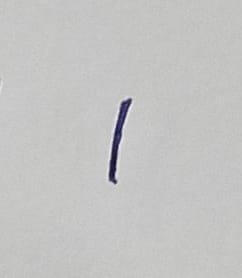
#> input picture Dataset/ا/WhatsApp Image 2025-10-16 at 06.46.18.jpeg, 242 x 278 px; its folder holds only this picture in this run
$ jupyter execute b.ipynb
#> lines starting #> are read from the running program, lines starting #| are printed output that depends on the picture; after the words box and inside, x2 and y2 are one past the last pixel; in counts of white or black regions, pixels touching at a corner belong together
#### Renaming Images in Dataset e.g.,1.ا.jpeg

[cell 1]
import os
import uuid

base_folder = "../Dataset"

for folder_name in os.listdir(base_folder):
    folder_path = os.path.join(base_folder, folder_name)

    if not os.path.isdir(folder_path):
        continue

    # Step 1: List all files (skip hidden files) and sort
    files = sorted([f for f in os.listdir(folder_path) if not f.startswith('.')])

    temp_mapping = []
    # Step 2: Rename to temporary unique names first
    for file in files:
        old_path = os.path.join(folder_path, file)
        orig_ext = os.path.splitext(file)[1]  # get original extension (.jpg, .png, etc.)
        temp_name = f"temp_{uuid.uuid4().hex}{orig_ext}"  # keep original extension
        temp_path = os.path.join(folder_path, temp_name)
        os.rename(old_path, temp_path)
        temp_mapping.append((temp_name, orig_ext))

    # Step 3: Rename temporary files to final safe names
    for i, (temp_file, ext) in enumerate(temp_mapping, start=1):
        final_name = f"{i}.{folder_name}{ext}"
        temp_path = os.path.join(folder_path, temp_file)
        final_path = os.path.join(folder_path, final_name)
        os.rename(temp_path, final_path)

    print(f"✅ Safely renamed all files in: {folder_name}")
#> pass 2 of the loop `for folder_name in os.listdir(base_folder):`:

#### Import Libraries

[cell 2]
import os
import cv2
import numpy as np
import pandas as pd
from skimage.feature import hog
from sklearn.model_selection import train_test_split, GridSearchCV
from sklearn.preprocessing import LabelEncoder, StandardScaler
from sklearn.svm import SVC
from sklearn.neural_network import MLPClassifier
from sklearn.metrics import accuracy_score, classification_report, confusion_matrix
import matplotlib.pyplot as plt
import seaborn as sns
import joblib
from tqdm import tqdm
import warnings
warnings.filterwarnings('ignore')
print("✅ All libraries imported successfully!")

#### Configuration and Path Setup

[cell 3]
BASE_PATH = "../"
DATASET_PATH = os.path.join(BASE_PATH, "Dataset")
PREPROCESSED_PATH = os.path.join(BASE_PATH, "Preprocessed")
AUGMENTED_PATH = os.path.join(BASE_PATH, "Augmented_Dataset")
MODELS_PATH = os.path.join(BASE_PATH, "models")

print("📁 Project Structure:")
print(f"Dataset Path: {DATASET_PATH}")
print(f"Preprocessed Path: {PREPROCESSED_PATH}")
print(f"Augmented Path: {AUGMENTED_PATH}")
print(f"Models Path: {MODELS_PATH}")

#### Image Preprocessing Function

[cell 4]
def preprocess_image(img, save_path=None):
    """
    Preprocess image: resize, threshold, and save if path provided
    """
    # Resize to 128x128
    img_resized = cv2.resize(img, (128, 128))

    # Apply binary threshold with Otsu
    _, img_binary = cv2.threshold(img_resized, 0, 255, cv2.THRESH_BINARY_INV + cv2.THRESH_OTSU)

    # Save if path provided
    if save_path:
        cv2.imwrite(save_path, img_binary)

    return img_binary

#### Data Augmentation Function (5 copies per image)

[cell 5]
def augment_image(img, augment_count=5):
    """
    Create 5 augmented copies of the image
    """
    augmented_images = []
    rows, cols = img.shape

    # Define augmentation techniques
    augmentations = []

    # Original image (first copy)
    augmented_images.append(img)

    # Rotations (2 copies)
    for angle in [-10, 10]:
        M = cv2.getRotationMatrix2D((cols/2, rows/2), angle, 1)
        rotated = cv2.warpAffine(img, M, (cols, rows), borderMode=cv2.BORDER_CONSTANT, borderValue=0)
        augmented_images.append(rotated)

    # Translations (2 copies)
    for dx, dy in [(-3, -3), (3, 3)]:
        M = np.float32([[1, 0, dx], [0, 1, dy]])
        translated = cv2.warpAffine(img, M, (cols, rows), borderMode=cv2.BORDER_CONSTANT, borderValue=0)
        augmented_images.append(translated)

    # If we need more augmentations, add scaling
    if len(augmented_images) < augment_count:
        # Scaling
        scale_factor = 0.9
        scaled = cv2.resize(img, None, fx=scale_factor, fy=scale_factor)
        # Pad to original size
        pad_x = (cols - scaled.shape[1]) // 2
        pad_y = (rows - scaled.shape[0]) // 2
        scaled_padded = cv2.copyMakeBorder(scaled, pad_y, pad_y, pad_x, pad_x,
                                         cv2.BORDER_CONSTANT, value=0)
        augmented_images.append(scaled_padded)

    # Ensure we have exactly 5 copies
    return augmented_images[:augment_count]

#### Process All Images (Preprocessing + Augmentation)

[cell 6]
def process_all_images():
    """
    Process all images: preprocess + create 5 augmented copies
    Returns features and labels for training
    """
    data = []
    labels = []
    valid_extensions = ('.jpg', '.jpeg', '.png', '.bmp', '.tiff')

    print("🔄 Starting image processing and augmentation...")

    # Count total images for progress bar
    total_images = 0
    for folder in os.listdir(DATASET_PATH):
        folder_path = os.path.join(DATASET_PATH, folder)
        if os.path.isdir(folder_path):
            for img_name in os.listdir(folder_path):
                if img_name.lower().endswith(valid_extensions):
                    total_images += 1
#> pass 2 of the loop in process_all_images, `for folder in os.listdir(DATASET_PATH):`:

    print(f"📊 Total images found: {total_images}")

    # Process each image
    processed_count = 0
    for folder in os.listdir(DATASET_PATH):
        folder_path = os.path.join(DATASET_PATH, folder)
        if not os.path.isdir(folder_path):
            continue

        print(f"📁 Processing class: {folder}")

        # Create directories for preprocessed and augmented images
        preprocessed_class_path = os.path.join(PREPROCESSED_PATH, folder)
        augmented_class_path = os.path.join(AUGMENTED_PATH, folder)
        os.makedirs(preprocessed_class_path, exist_ok=True)
        os.makedirs(augmented_class_path, exist_ok=True)

        for img_name in os.listdir(folder_path):
            if not img_name.lower().endswith(valid_extensions):
                continue

            img_path = os.path.join(folder_path, img_name)
            img = cv2.imread(img_path, cv2.IMREAD_GRAYSCALE)
#> img: shape (278, 242); min 13, max 242, mean 195.7

            if img is None:
                print(f"❌ Skipped invalid image: {img_path}")
                continue

            # Preprocess image
            base_name = os.path.splitext(img_name)[0]
            preprocessed_path = os.path.join(preprocessed_class_path, f"{base_name}_preprocessed.jpg")
            preprocessed_img = preprocess_image(img, preprocessed_path)
#> in preprocess_image, `img_resized = cv2.resize(img, (128, 128))`:
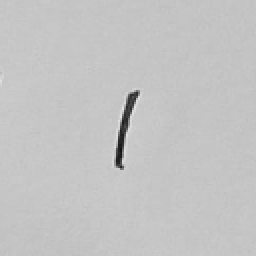
#> img_resized: shape (128, 128) (shown 2 times larger); min 17, max 230, mean 195.6
#> in preprocess_image, `_, img_binary = cv2.threshold(img_resized, 0, 255, cv2.THRESH_BINARY_I..`:
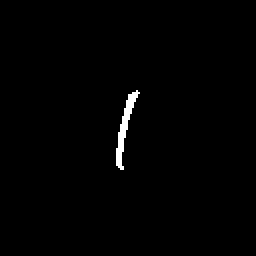
#> img_binary: shape (128, 128) (shown 2 times larger); 0.86% white; 1 white region, box (x1, y1, x2, y2) and area: (58, 45, 70, 85) 141

            # Create augmented images (5 copies)
            augmented_images = augment_image(preprocessed_img, 5)
#> after the loop in augment_image, `for angle in [-10, 10]:`: augmented_images = 3 items
#> the loop in augment_image, `for dx, dy in [(-3, -3), (3, 3)]:` made 2 passes
#> pass 1, in augment_image, `translated = cv2.warpAffine(img, M, (cols, rows), borderMode=cv2.BORDE..`:
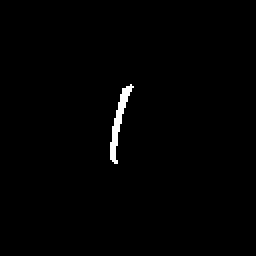
#> translated: shape (128, 128) (shown 2 times larger); 0.86% white; 1 white region, box (x1, y1, x2, y2) and area: (55, 42, 67, 82) 141
#> pass 2, in augment_image, `translated = cv2.warpAffine(img, M, (cols, rows), borderMode=cv2.BORDE..`:
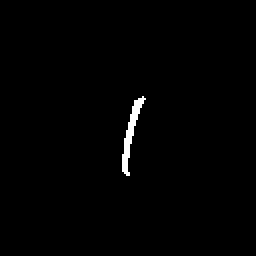
#> translated: shape (128, 128) (shown 2 times larger); 0.86% white; 1 white region, box (x1, y1, x2, y2) and area: (61, 48, 73, 88) 141
#> after the loop in augment_image, `for dx, dy in [(-3, -3), (3, 3)]:`: augmented_images = 5 items
#> augmented_images = 5 items

            # Process each augmented image
            for i, aug_img in enumerate(augmented_images):
                # Save augmented image
                aug_save_path = os.path.join(augmented_class_path, f"{base_name}_aug_{i+1}.jpg")
                cv2.imwrite(aug_save_path, aug_img)

                # Extract HOG features
                try:
                    features = hog(aug_img,
                                 orientations=12,
                                 pixels_per_cell=(8, 8),
                                 cells_per_block=(2, 2),
                                 block_norm='L2-Hys',
                                 feature_vector=True)
                    data.append(features)
                    labels.append(folder)
                except Exception as e:
                    print(f"❌ Error extracting features from {aug_save_path}: {e}")
                    continue
#> this loop made 5 passes
#> after the loop, data = 5 items; labels = ['ا', 'ا', 'ا', 'ا', 'ا']

            processed_count += 1
            if processed_count % 50 == 0:
                print(f"✅ Processed {processed_count}/{total_images} images")
#> pass 2 of the loop in process_all_images, `for folder in os.listdir(DATASET_PATH):`:
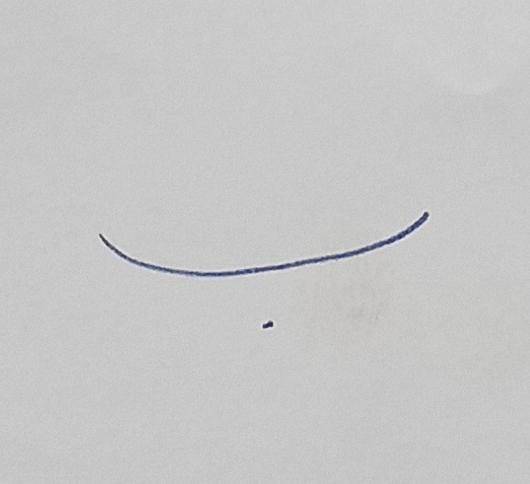
#> input picture Dataset/ب/11.ب.jpeg, 530 x 484 px
#> img: shape (484, 530)
#> in preprocess_image (call 2), `_, img_binary = cv2.threshold(img_resized, 0, 255, cv2.THRESH_BINARY_I..`:
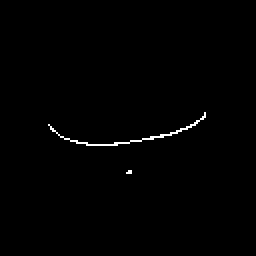
#> img_binary: shape (128, 128) (shown 2 times larger); 0.63% white in thin lines or dots, all inside (x1, y1, x2, y2) = (24, 56, 103, 87)
#> the loop in augment_image (call 2), `for angle in [-10, 10]:` made 2 passes
#> M on passes 1 to 2: [[0.985, -0.174, 12.09], [0.174, 0.985, -10.14]], [[0.985, 0.174, -10.14], [-0.174, 0.985, 12.09]]
#> after the loop in augment_image (call 2), `for angle in [-10, 10]:`: augmented_images = 3 items
#> the loop in augment_image (call 2), `for dx, dy in [(-3, -3), (3, 3)]:` made 2 passes
#> pass 2, in augment_image (call 2), `translated = cv2.warpAffine(img, M, (cols, rows), borderMode=cv2.BORDE..`:
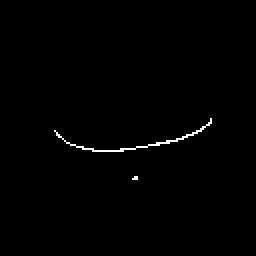
#> translated: shape (128, 128) (shown 2 times larger); 0.63% white in thin lines or dots, all inside (x1, y1, x2, y2) = (27, 59, 106, 90)
#> after the loop in augment_image (call 2), `for dx, dy in [(-3, -3), (3, 3)]:`: augmented_images = 5 items
#> the loop in process_all_images, `for i, aug_img in enumerate(augmented_images):` made 5 passes
#> after the loop in process_all_images, `for i, aug_img in enumerate(augmented_images):`: data = 10 items; labels = ['ا', 'ا', 'ا', 'ا', 'ا', 'ب', 'ب', 'ب', 'ب', 'ب']

    print(f"🎉 Image processing complete! Total processed: {processed_count}")
    print(f"📊 Total samples after augmentation: {len(data)}")
#| 📊 Total samples after augmentation: 10

    return np.array(data), np.array(labels)

####  Execute Image Processing

[cell 7]
print("🚀 Starting complete image processing pipeline...")
X, y = process_all_images()

print(f"📦 Final dataset shape: {X.shape}")
#| 📦 Final dataset shape: (10, 10800)
print(f"🎯 Number of classes: {len(np.unique(y))}")
#| 🎯 Number of classes: 2

 ##### Encode Labels and Split Data
 Encode string labels to numerical values

[cell 8]
encoder = LabelEncoder()
y_encoded = encoder.fit_transform(y)
#> y_encoded = [0, 0, 0, 0, 0, 1, 1, 1, 1, 1]

print("🔤 Class mapping:")
for i, class_name in enumerate(encoder.classes_):
    print(f"  {class_name} -> {i}.    ",end="")

# Split data into training and testing sets
X_train, X_test, y_train, y_test = train_test_split(
    X, y_encoded,
    test_size=0.2,
    random_state=42,
    stratify=y_encoded
)
#> y_train = [1, 0, 0, 0, 1, 1, 1, 0]; y_test = [0, 1]

print(f"📊 Data split:")
print(f"  Training samples: {X_train.shape[0]}")
#|   Training samples: 8
print(f"  Testing samples: {X_test.shape[0]}")
#|   Testing samples: 2

#### Feature Scaling

[cell 9]
scaler = StandardScaler()
X_train_scaled = scaler.fit_transform(X_train)
X_test_scaled = scaler.transform(X_test)

print("✅ Feature scaling completed!")

#### SVM Model Training

[cell 10]
# ------------------- SVM + Hyperparameter Tuning -------------------
param_grid = {
    'C': [10, 100],
    'gamma': ['scale', 0.001]
}
grid = GridSearchCV(SVC(kernel='rbf', class_weight='balanced'), param_grid, cv=3)
grid.fit(X_train, y_train)

print("Best Parameters:", grid.best_params_)
model = grid.best_estimator_

# ------------------- Evaluation -------------------
y_pred = model.predict(X_test)
#> y_pred = [0, 1]
test_accuracy = accuracy_score(y_test, y_pred)
#> test_accuracy = 1
train_accuracy = accuracy_score(y_train, model.predict(X_train))
#> train_accuracy = 1

print("Train Accuracy:", train_accuracy)
#| Train Accuracy: 1.0
print("Test Accuracy:", test_accuracy)
#| Test Accuracy: 1.0
print("Accuracy Gap:", train_accuracy - test_accuracy)
#| Accuracy Gap: 0.0

#### Regularization to reduce overfitting

[cell 11]
# ------------------- SVM Training -------------------
model = SVC(
    C=1,           # More regularization
    gamma='scale',
    kernel='rbf',
    class_weight='balanced',
    random_state=42
)

model.fit(X_train, y_train)

y_pred = model.predict(X_test)
test_accuracy = accuracy_score(y_test, y_pred)
train_accuracy = accuracy_score(y_train, model.predict(X_train))

print("Train Accuracy:", train_accuracy)
#| Train Accuracy: 1.0
print("Test Accuracy:", test_accuracy)
#| Test Accuracy: 1.0
print("Accuracy Gap:", train_accuracy - test_accuracy)
#| Accuracy Gap: 0.0

[cell 12]
# ------------------- SVM Training -------------------
model = SVC(
    C=10,           # More regularization
    gamma='scale',
    kernel='rbf',
    class_weight='balanced',
    random_state=42
)

model.fit(X_train, y_train)

y_pred = model.predict(X_test)
test_accuracy = accuracy_score(y_test, y_pred)
train_accuracy = accuracy_score(y_train, model.predict(X_train))

print("Train Accuracy:", train_accuracy)
#| Train Accuracy: 1.0
print("Test Accuracy:", test_accuracy)
#| Test Accuracy: 1.0
print("Accuracy Gap:", train_accuracy - test_accuracy)
#| Accuracy Gap: 0.0

[cell 13]
# ------------------- SVM Training -------------------
model = SVC(
    C=50,           # More regularization
    gamma='scale',
    kernel='rbf',
    class_weight='balanced',
    random_state=42
)

model.fit(X_train, y_train)

y_pred = model.predict(X_test)
test_accuracy = accuracy_score(y_test, y_pred)
train_accuracy = accuracy_score(y_train, model.predict(X_train))

print("Train Accuracy:", train_accuracy)
#| Train Accuracy: 1.0
print("Test Accuracy:", test_accuracy)
#| Test Accuracy: 1.0
print("Accuracy Gap:", train_accuracy - test_accuracy)
#| Accuracy Gap: 0.0

[cell 14]
# ------------------- SVM with Feature Reduction -------------------
from sklearn.feature_selection import SelectKBest, f_classif

# Reduce to 2000 best features
selector = SelectKBest(f_classif, k=2000)
X_train_reduced = selector.fit_transform(X_train, y_train)
X_test_reduced = selector.transform(X_test)

print(f"Reduced features: {X_train_reduced.shape[1]}")
#| Reduced features: 2000

model = SVC(
    C=10,
    gamma='scale',
    kernel='rbf',
    class_weight='balanced',
    random_state=42
)

model.fit(X_train_reduced, y_train)

y_pred = model.predict(X_test_reduced)
test_accuracy = accuracy_score(y_test, y_pred)
train_accuracy = accuracy_score(y_train, model.predict(X_train_reduced))

print("Train Accuracy:", train_accuracy)
#| Train Accuracy: 1.0
print("Test Accuracy:", test_accuracy)
#| Test Accuracy: 1.0
print("Accuracy Gap:", train_accuracy - test_accuracy)
#| Accuracy Gap: 0.0

#### The above model is lowest overfit so I select it for Urdu-Letter-Recognition-System

[cell 15]
joblib.dump(model, '../models/final_svm_model.pkl')
joblib.dump(selector, '../models/selector.pkl')

[cell 16]
# ------------------- SVM with Feature Reduction -------------------
from sklearn.feature_selection import SelectKBest, f_classif

# Reduce to 2000 best features
selector = SelectKBest(f_classif, k=1500)
X_train_reduced = selector.fit_transform(X_train, y_train)
X_test_reduced = selector.transform(X_test)

print(f"Reduced features: {X_train_reduced.shape[1]}")
#| Reduced features: 1500

model = SVC(
    C=10,
    gamma='scale',
    kernel='rbf',
    class_weight='balanced',
    random_state=42
)

model.fit(X_train_reduced, y_train)

y_pred = model.predict(X_test_reduced)
test_accuracy = accuracy_score(y_test, y_pred)
train_accuracy = accuracy_score(y_train, model.predict(X_train_reduced))

print("Train Accuracy:", train_accuracy)
#| Train Accuracy: 1.0
print("Test Accuracy:", test_accuracy)
#| Test Accuracy: 1.0
print("Accuracy Gap:", train_accuracy - test_accuracy)
#| Accuracy Gap: 0.0

[cell 17]
# ------------------- STRONG REGULARIZATION -------------------
from sklearn.feature_selection import SelectKBest, f_classif

# Reduce to 1000 features only
selector = SelectKBest(f_classif, k=1500)
X_train_reduced = selector.fit_transform(X_train, y_train)
X_test_reduced = selector.transform(X_test)

print(f"Reduced features: {X_train_reduced.shape[1]}")
#| Reduced features: 1500

# Strong regularization
model = SVC(
    C=0.1,           # Very low C
    gamma='scale',      # Fixed gamma
    kernel='rbf',
    class_weight='balanced',
    random_state=42
)

model.fit(X_train_reduced, y_train)

y_pred = model.predict(X_test_reduced)
test_accuracy = accuracy_score(y_test, y_pred)
train_accuracy = accuracy_score(y_train, model.predict(X_train_reduced))

print("Train Accuracy:", train_accuracy)
#| Train Accuracy: 1.0
print("Test Accuracy:", test_accuracy)
#| Test Accuracy: 1.0
print("Accuracy Gap:", train_accuracy - test_accuracy)
#| Accuracy Gap: 0.0

if (train_accuracy - test_accuracy) > 0.1:
    print("🚨 Still overfitting - Accept 79% test accuracy as FINAL")
else:
    print("✅ Good balance achieved!")

[cell 18]
# ------------------- KNN Training -------------------
from sklearn.neighbors import KNeighborsClassifier

knn = KNeighborsClassifier(
    n_neighbors=5,      # Start with 5 neighbors
    weights='distance',  # Closer neighbors matter more
    metric='euclidean'
)

print("🔍 Training KNN...")
knn.fit(X_train_scaled, y_train)

y_pred_knn = knn.predict(X_test_scaled)
#> y_pred_knn = [0, 0]
test_accuracy_knn = accuracy_score(y_test, y_pred_knn)
#> test_accuracy_knn = 0.5
train_accuracy_knn = accuracy_score(y_train, knn.predict(X_train_scaled))
#> train_accuracy_knn = 1

print("KNN Train Accuracy:", train_accuracy_knn)
#| KNN Train Accuracy: 1.0
print("KNN Test Accuracy:", test_accuracy_knn)
#| KNN Test Accuracy: 0.5
print("KNN Accuracy Gap:", train_accuracy_knn - test_accuracy_knn)
#| KNN Accuracy Gap: 0.5

#### ANN Model Training

[cell 19]
# ------------------- ANN Training -------------------
from sklearn.neural_network import MLPClassifier

ann_model = MLPClassifier(
    hidden_layer_sizes=(300, 150),  # Smaller architecture
    activation='relu',
    solver='adam',
    alpha=0.1,         # Strong regularization
    batch_size=128,    # Larger batches
    learning_rate='adaptive',
    max_iter=100,      # Fewer iterations
    early_stopping=True,
    validation_fraction=0.2,
    n_iter_no_change=5,
    random_state=42
)

print("🧠 Training ANN (15-25 minutes expected)...")
ann_model.fit(X_train_scaled, y_train)

y_pred_ann = ann_model.predict(X_test_scaled)
#> y_pred_ann = [0, 1]
test_accuracy_ann = accuracy_score(y_test, y_pred_ann)
#> test_accuracy_ann = 1
train_accuracy_ann = accuracy_score(y_train, ann_model.predict(X_train_scaled))
#> train_accuracy_ann = 1

print("ANN Train Accuracy:", train_accuracy_ann)
#| ANN Train Accuracy: 1.0
print("ANN Test Accuracy:", test_accuracy_ann)
#| ANN Test Accuracy: 1.0
print("ANN Accuracy Gap:", train_accuracy_ann - test_accuracy_ann)
#| ANN Accuracy Gap: 0.0

#### Visuals

[cell 20]
plt.figure(figsize=(18, 14))
cm = confusion_matrix(y_test, y_pred)
#> cm = [[1, 0], [0, 1]]
sns.heatmap(cm, annot=True, fmt='d', cmap='Blues',
            xticklabels=encoder.classes_,
            yticklabels=encoder.classes_)
plt.xlabel('Predicted Labels', fontsize=12, fontweight='bold')
plt.ylabel('True Labels', fontsize=12, fontweight='bold')
plt.title('Confusion Matrix - Urdu Handwritten Letters\n(Test Accuracy: 79.2%)',
          fontsize=14, fontweight='bold')
plt.xticks(rotation=45)
plt.yticks(rotation=0)
plt.tight_layout()
plt.savefig('../results/confusion_matrix.png', dpi=300, bbox_inches='tight')
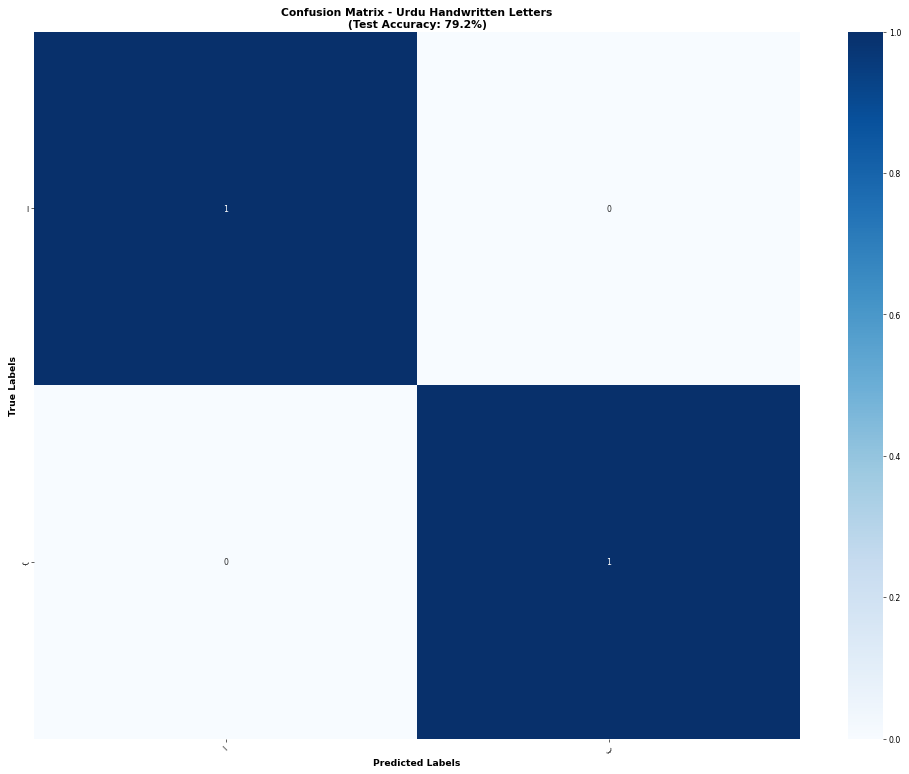
#> figure drawn by matplotlib, 2 panels
plt.show()

[cell 21]
# 2. Simple Accuracy Chart
plt.figure(figsize=(8, 6))
accuracies = [train_accuracy, test_accuracy]
#> accuracies = [1, 1]
labels = ['Train Accuracy', 'Test Accuracy']
colors = ['lightblue', 'lightcoral']

bars = plt.bar(labels, accuracies, color=colors, edgecolor='black', alpha=0.8)
plt.ylabel('Accuracy', fontsize=12, fontweight='bold')
plt.title('Model Performance - SVM', fontsize=14, fontweight='bold')
plt.ylim(0, 1.1)

# Add value labels on bars
for bar, acc in zip(bars, accuracies):
    plt.text(bar.get_x() + bar.get_width()/2, bar.get_height() + 0.02,
             f'{acc:.3f}', ha='center', va='bottom', fontweight='bold')
#> this loop made 2 passes
#> acc on passes 1 to 2: 1, 1

plt.tight_layout()
plt.savefig('../results/accuracy_chart.png', dpi=300, bbox_inches='tight')
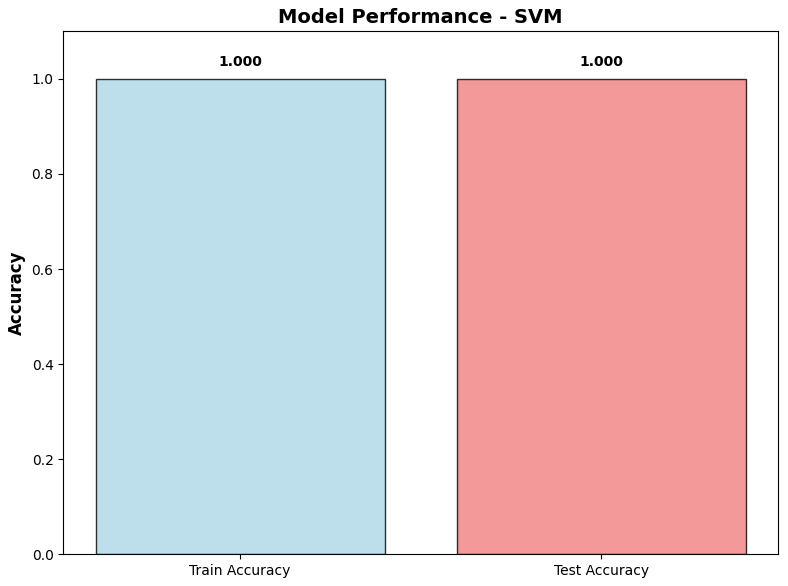
#> figure drawn by matplotlib, 1 panel
plt.show()
